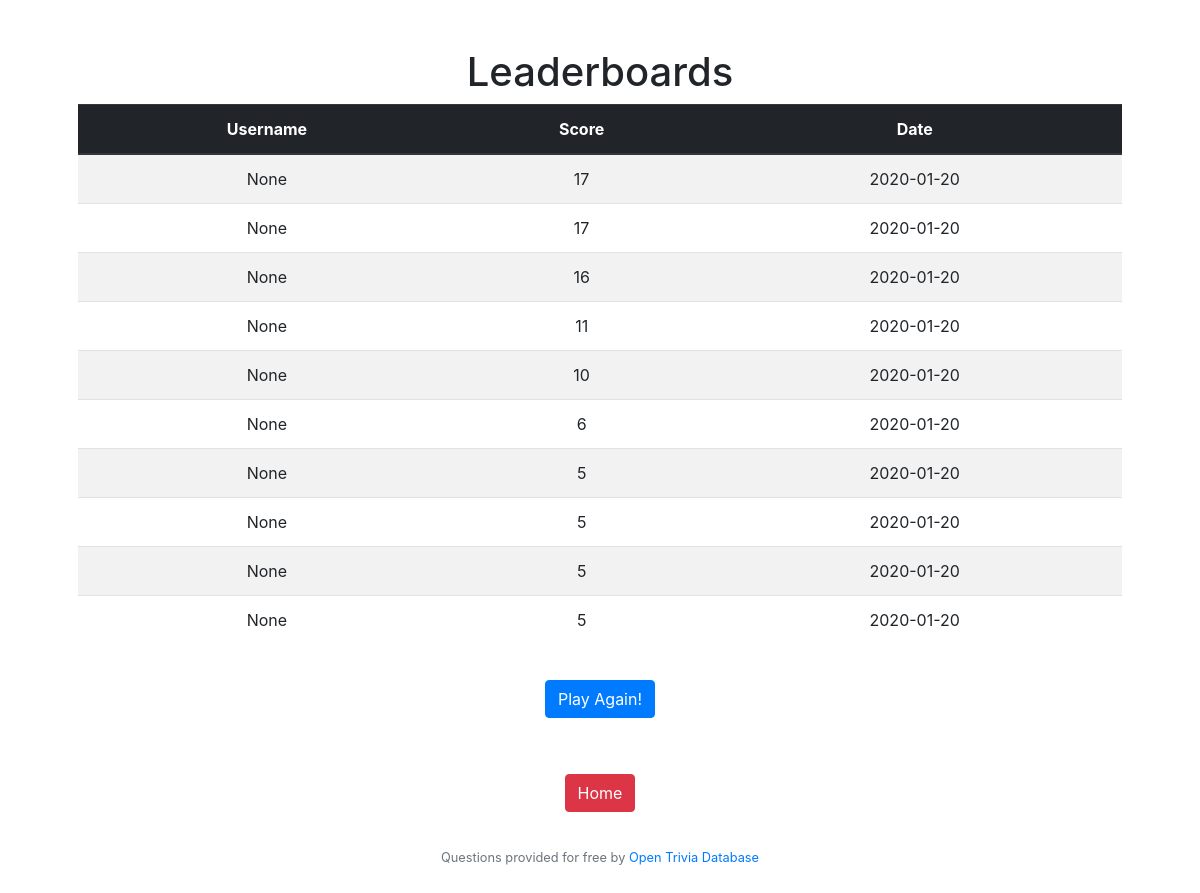
The page /leaderboard on the database as committed earlier.
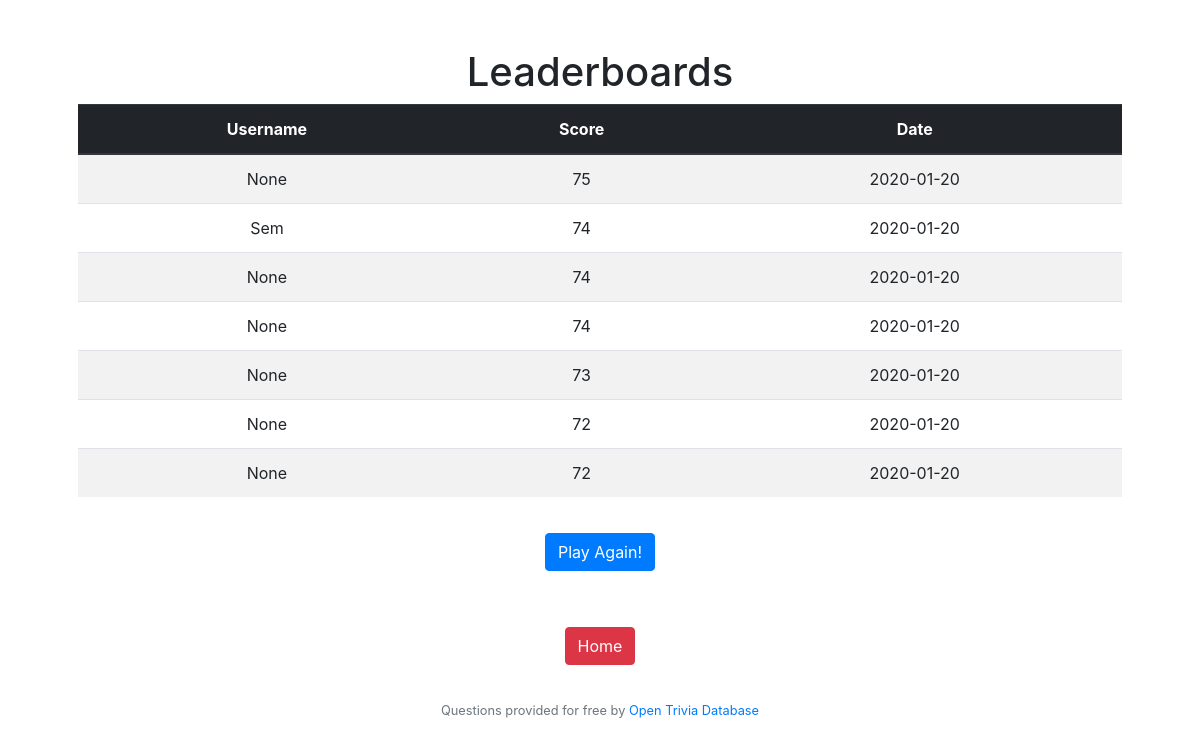
The same page on the database as committed later.
### tables this page shows
CREATE TABLE 'scores' ('id' integer PRIMARY KEY AUTOINCREMENT NOT NULL, 'username' varchar(16), 'score' integer NOT NULL, 'date' date NOT NULL DEFAULT CURRENT_DATE);

### application.py (the view)
@app.route("/leaderboard")
def leaderboard():
    topscores = db.execute("SELECT * FROM scores ORDER BY score")[::-1][:10]
    return render_template("leaderboard.html", scores=topscores)

### application.py (called while the page is built)
@app.after_request
def after_request(response):
    response.headers["Cache-Control"] = "no-cache, no-store, must-revalidate"
    response.headers["Expires"] = 0
    response.headers["Pragma"] = "no-cache"
    return response

### templates/leaderboard.html
{% extends "layout.html" %}
{% block main %}
<h1>Leaderboards</h1>
<table class="table table-striped">
  <thead class="thead-dark">
    <tr>
      <th scope="col">Username</th>
      <th scope="col">Score</th>
      <th scope="col">Date</th>
    </tr>
  </thead>
  <tbody>
    {% for score in scores %}
    <tr>
      <td> {{score.username}} </td>
      <td> {{score.score}}</td></td>
      <td> {{score.date}}</td>
    </tr>
    {% endfor %}
  </tbody>
</table>
<form action="/quiz" method="get">
    <p><button type="submit" class="btn btn-primary">Play Again!</button></p>
</form>
<form action="/" method="get">
    <p><button type="submit" class="btn btn-danger">Home</button></p>
</form>
{% endblock %}

### templates/layout.html (shortened to what this page needs)
<!DOCTYPE HTML>
<html lang="en">
    <head>
        <link href="https://maxcdn.bootstrapcdn.com/bootstrap/4.1.3/css/bootstrap.min.css" rel="stylesheet">
        <link rel="stylesheet" type="text/css" href="/static/styles.css">
    </head>
    <body>
        <main class = "container p-5">
            {% block main %}
            {% endblock %}
            <footer class = "small text-center text-muted">
                Questions provided for free by <a href = "https://opentdb.com/">Open Trivia Database</a>
            </footer>
        </main>
    </body>
</html>

### static/styles.css (style rules this page uses)
main { overflow-x: auto; text-align: center; }
button { margin:20px; }

Rows that differ between the two databases and show on the page:
removed scores: username "None", score "17", date "2020-01-20"
removed scores: username "None", score "17", date "2020-01-20"
removed scores: username "None", score "16", date "2020-01-20"
removed scores: username "None", score "11", date "2020-01-20"
removed scores: username "None", score "10", date "2020-01-20"
removed scores: username "None", score "6", date "2020-01-20"
removed scores: username "None", score "5", date "2020-01-20"
removed scores: username "None", score "5", date "2020-01-20"
removed scores: username "None", score "5", date "2020-01-20"
removed scores: username "None", score "5", date "2020-01-20"
added scores: username "None", score "75", date "2020-01-20"
added scores: username "Sem", score "74", date "2020-01-20"
added scores: username "None", score "74", date "2020-01-20"
added scores: username "None", score "74", date "2020-01-20"
added scores: username "None", score "73", date "2020-01-20"
added scores: username "None", score "72", date "2020-01-20"
added scores: username "None", score "72", date "2020-01-20"
